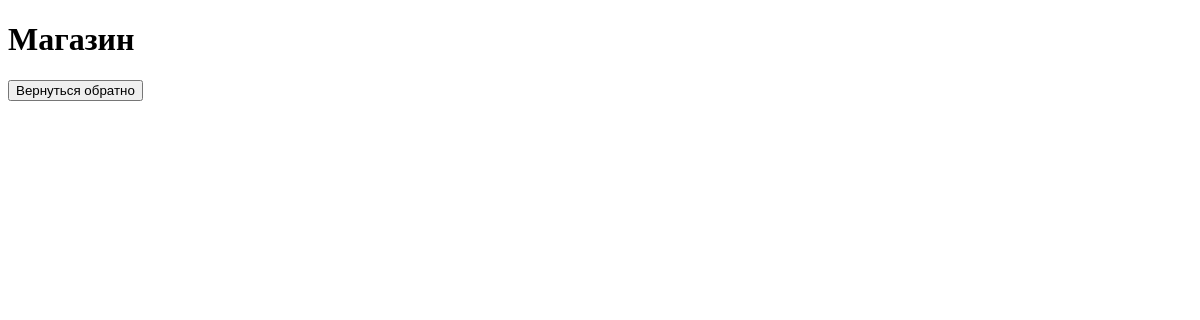
The app's page /platform/games/, older data.
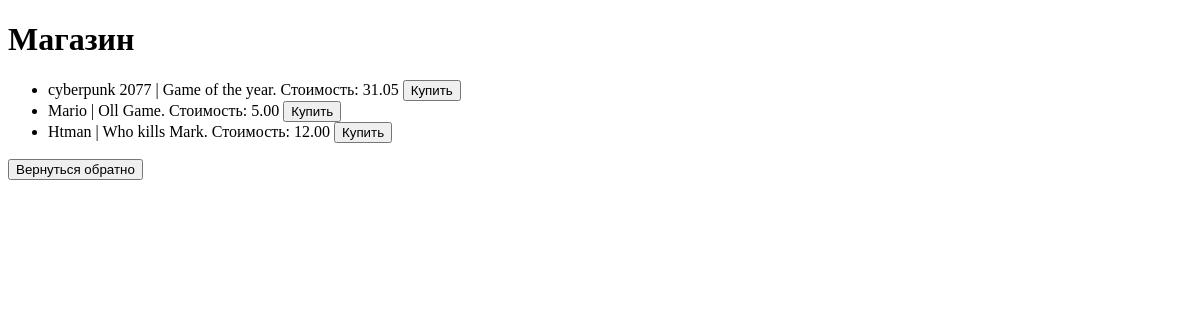
The same page, newer data.
### task1/models.py (models this page shows, shortened)
class Game(models.Model):
    title = models.CharField(max_length=200) # для названия игры
    cost = models.DecimalField(max_digits=10, decimal_places=2) # для цены
    size = models.DecimalField(max_digits=10, decimal_places=2) # для размера файлов
    description = models.TextField() # для неограниченного описания
    age_limited = models.BooleanField(default=False) # для ограничения возраста, по умолчанию False
    buyer = models.ManyToManyField(Buyer, related_name='games') # для связи с моделью Buyer

### task1/views.py (the view)
# urls.py: path('platform/games/', task1_views.games, name='games'),
def games(request):
    games_list = Game.objects.all()
    return render(request, 'fourth_task/games.html', {'games': games_list})

### templates/fourth_task/games.html (shortened to what this page needs)
<!DOCTYPE html>
<html lang="ru">
<head>
</head>
<body>
    <h1>Магазин</h1>
    <ul>
        {% for game in games %}
            <li>
                {{ game.title }} | {{ game.description }}. Стоимость: {{ game.cost }} <button>Купить</button>
            </li>
        {% endfor %}
    </ul>
    <a href="/platform/"><button>Вернуться обратно</button></a>
</body>
</html>

Row changes from the older to the newer data that the page shows:
added Game: title "cyberpunk 2077", description "Game of the year", cost "31.05"
added Game: title "Mario", description "Oll Game", cost "5.00"
added Game: title "Htman", description "Who kills Mark", cost "12.00"
